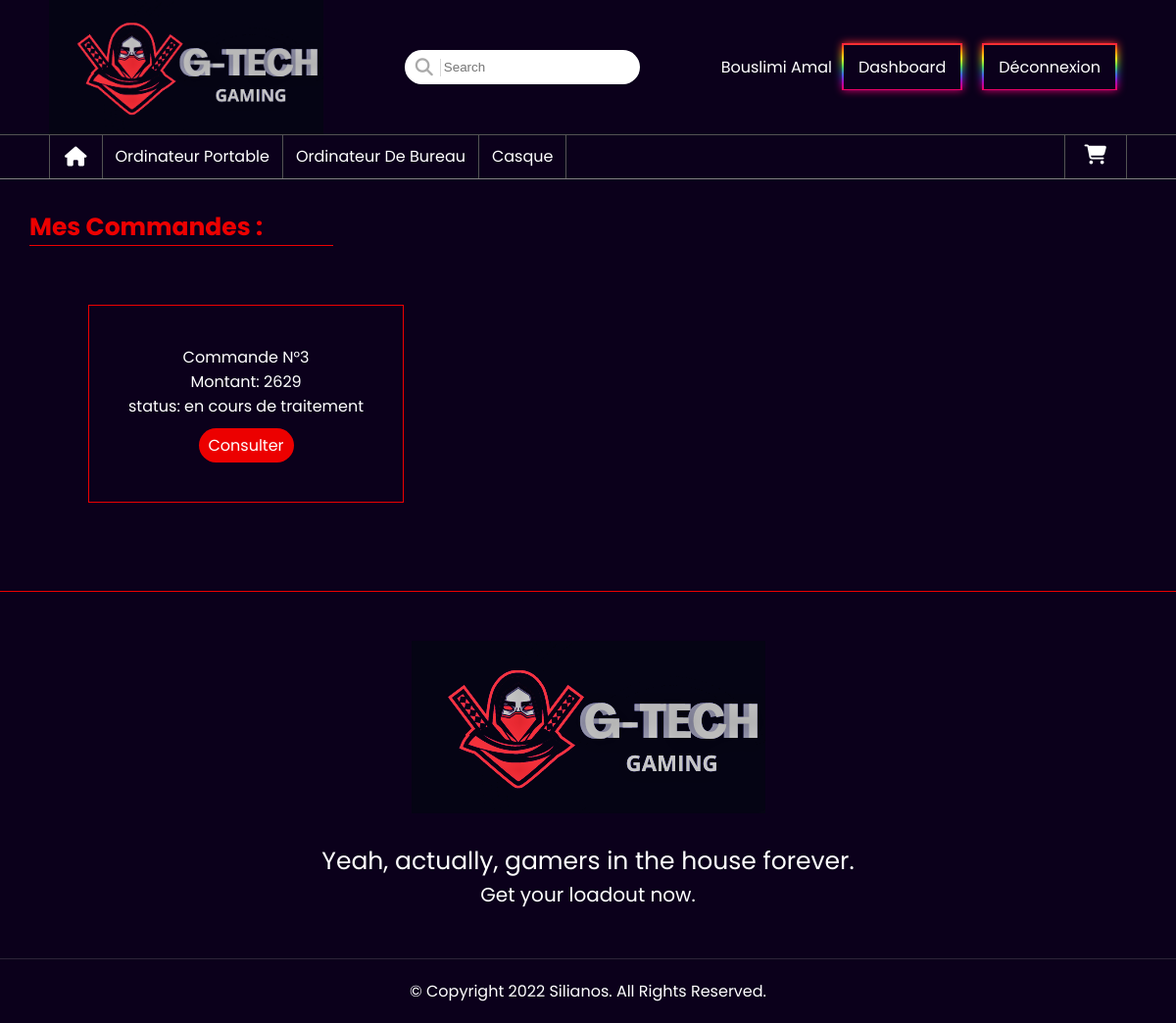
The app's page /commande.php (signed in), older data.
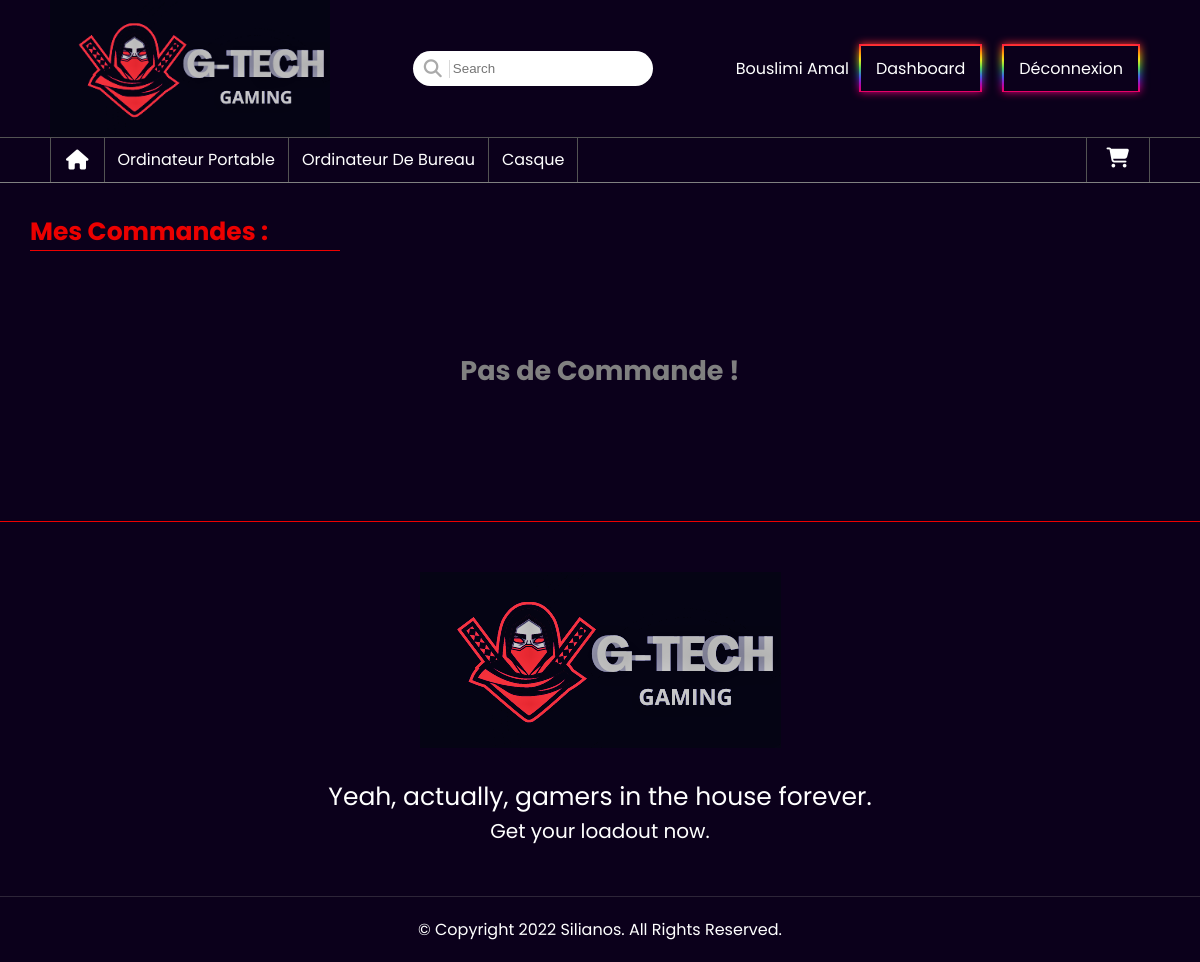
The same page, newer data.
### tables this page shows
CREATE TABLE `categorie` (
  `id_categorie` int(3) NOT NULL,
  `libelle` varchar(50) NOT NULL,
  `home` tinyint(1) NOT NULL
);

CREATE TABLE `commande` (
  `id_commande` int(3) NOT NULL,
  `id_client` int(3) DEFAULT NULL,
  `montant` decimal(10,0) NOT NULL,
  `date_enregistrement` datetime NOT NULL,
  `etat` enum('en cours de traitement','envoyé','livré','annulé') NOT NULL
);

### navigator.php (the view, shortened to what this page needs)
<!DOCTYPE html>
<html lang="en">
<head>
    <link rel="stylesheet" href="./styles/navigator.css">
</head>
<body>
    <?php
        require_once("./connect.php");
        $req="select * from categorie where home=1;";
        $res=mysqli_query($con,$req) or die("request is not working;");
        if(mysqli_num_rows($res)!=0){
    ?>
    <ul class="navigator">
        <li><a href="/route"><i class="fas fa-home"></i></a></li>
        <?php while($t=mysqli_fetch_array($res)){  ?>
            <li class="cat"><a  href="/route/categorie.php?id=<?php echo $t['id_categorie'] ?>"><?php echo $t['libelle'] ?></a></li>
        <?php }} ?>
        <li><a href="/route/panier.php"><i class="fas fa-shopping-cart"></i></a></li>
    </ul>
</body>
</html>

### commande.php (shortened to what this page needs)
<?php
    require_once("./connect.php");
    $id=$_COOKIE['user'];
    $req="SELECT * from commande where id_client=$id";
    $rek=mysqli_query($con,$req) or die(mysqli_error($con));
?>
<!DOCTYPE html>
<html lang="en">
<head>
    <link rel="stylesheet" href="./styles/index.css">
    <link rel="stylesheet" href="./styles/footer.css">
    <link rel="stylesheet" href="./styles/commande.css">
</head>
<body>
    <header>
    <?php
            if (isset($_COOKIE["user"]) && $_COOKIE["user"]=="null" || !isset($_COOKIE["user"]))
            {
                require_once("./navbarnot.php");
            }
            else
            {
                require_once("./navbar.php");
            }
            require_once("./navigator.php");
        ?>
    </header>
    <main>
        <section id="commande-sec">
            <h1>Mes Commandes :</h1>
                <?php
                    if(mysqli_num_rows($rek)!=0){
                ?>
                    <div class="commande-container">
                        <?php
                            while($t=mysqli_fetch_array($rek)){
                        ?>
                        <div class="cmnd">
                            <p>Commande N°<?php echo $t['id_commande']; ?></p>
                            <p>Montant: <?php echo $t['montant']; ?></p>
                            <p>status: <?php echo $t['etat']; ?></p>
                            <a href="/route/detail.php?id=<?php echo$t['id_commande']; ?>">Consulter</a>
                        </div>
                        <?php
                            }
                        ?>
                    </div>
                <?php
                    }
                    else{
                ?>
                    <div class="empty-commande-container">
                        <h2>Pas de Commande !</h2>
                    </div>
                <?php
                    }
                ?>
        </section>
    </main>
    <footer>
        <?php require_once("./footer.php"); ?>
    </footer>
</body>
</html>

Row changes from the older to the newer data that the page shows:
removed commande: id_commande "3", montant "2629", etat "en cours de traitement"
Text that changed along with them:
text now shown: "Pas de Commande !"
